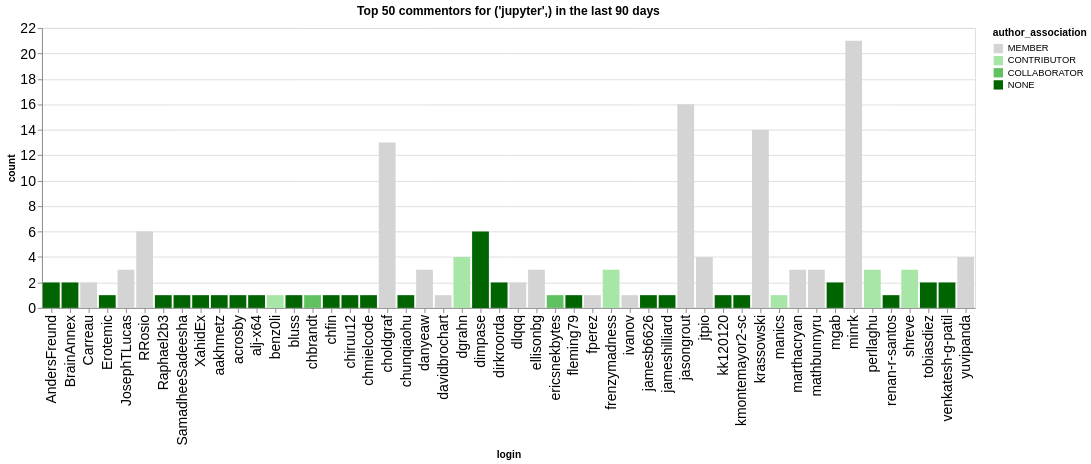

Here is the notebook cell this chart was saved with:
### Code cell
n_plot = 50
charts = []
for ii, (iorg, idata) in enumerate(commentors.groupby(['org'])):
    title = f"Top {n_plot} commentors for {iorg} in the last {n_days} days"
    idata = idata.groupby('login', as_index=False).agg({'count': 'sum', 'author_association': 'first'})
    idata = idata.sort_values('count', ascending=False).head(n_plot)
    ch = alt.Chart(data=idata.head(n_plot), title=title).mark_bar().encode(
        x='login',
        y='count',
        color=alt.Color('author_association', scale=alt.Scale(domain=author_types, range=author_colors))
    )
    charts.append(ch)
alt.hconcat(*charts)

### Figure 1 — Vega-Lite specification as saved in the notebook (floating-point values rounded to 4 significant figures)
{"config": {"axisLeft": {"labelFontSize": 15}, "axisBottom": {"labelFontSize": 15}}, "hconcat": [{"mark": {"type": "bar"}, "encoding": {"color": {"field": "author_association", "scale": {"domain": ["MEMBER", "CONTRIBUTOR", "COLLABORATOR", "NONE"], "range": ["rgb(211.82745098039214, 211.82745098039214, 211.82745098039214)", "rgb(166.98562091503268, 229.89803921568628, 166.98562091503268)", "rgb(96.37647058823529, 192.75294117647059, 96.37647058823529)", "rgb(0.0, 100.3921568627451, 0.0)"]}, "type": "nominal"}, "x": {"field": "login", "type": "nominal"}, "y": {"field": "count", "type": "quantitative"}}, "title": "Top 50 commentors for ('jupyter',) in the last 90 days"}], "data": {"name": "data-9997f0b3fc89428b46cd29b7eebb4a00"}, "$schema": "https://vega.github.io/schema/vega-lite/v5.20.1.json", "datasets": {"data-9997f0b3fc89428b46cd29b7eebb4a00": [{"login": "minrk", "count": 21, "author_association": "MEMBER"}, {"login": "jasongrout", "count": 16, "author_association": "MEMBER"}, {"login": "krassowski", "count": 14, "author_association": "MEMBER"}, {"login": "choldgraf", "count": 13, "author_association": "MEMBER"}, {"login": "dimpase", "count": 6, "author_association": "NONE"}, {"login": "RRosio", "count": 6, "author_association": "MEMBER"}, {"login": "jtpio", "count": 4, "author_association": "MEMBER"}, {"login": "dgrahn", "count": 4, "author_association": "CONTRIBUTOR"}, {"login": "yuvipanda", "count": 4, "author_association": "MEMBER"}, {"login": "ellisonbg", "count": 3, "author_association": "MEMBER"}, {"login": "marthacryan", "count": 3, "author_association": "MEMBER"}, {"login": "frenzymadness", "count": 3, "author_association": "CONTRIBUTOR"}, {"login": "JosephTLucas", "count": 3, "author_association": "MEMBER"}, {"login": "danyeaw", "count": 3, "author_association": "MEMBER"}, {"login": "shreve", "count": 3, "author_association": "CONTRIBUTOR"}, {"login": "perllaghu", "count": 3, "author_association": "CONTRIBUTOR"}, {"login": "mathbunnyru", "count": 3, "author_association": "MEMBER"}, {"login": "dirkroorda", "count": 2, "author_association": "NONE"}, {"login": "dlqqq", "count": 2, "author_association": "MEMBER"}, {"login": "tobiasdiez", "count": 2, "author_association": "NONE"}, {"login": "mgab", "count": 2, "author_association": "NONE"}, {"login": "venkatesh-g-patil", "count": 2, "author_association": "NONE"}, {"login": "AndersFreund", "count": 2, "author_association": "NONE"}, {"login": "Carreau", "count": 2, "author_association": "MEMBER"}, {"login": "BrainAnnex", "count": 2, "author_association": "NONE"}, {"login": "davidbrochart", "count": 1, "author_association": "MEMBER"}, {"login": "chunqiaohu", "count": 1, "author_association": "NONE"}, {"login": "chmielcode", "count": 1, "author_association": "NONE"}, {"login": "benz0li", "count": 1, "author_association": "CONTRIBUTOR"}, {"login": "bluss", "count": 1, "author_association": "NONE"}, {"login": "chbrandt", "count": 1, "author_association": "COLLABORATOR"}, {"login": "chfin", "count": 1, "author_association": "NONE"}, {"login": "chiruu12", "count": 1, "author_association": "NONE"}, {"login": "acrosby", "count": 1, "author_association": "NONE"}, {"login": "alj-x64", "count": 1, "author_association": "NONE"}, {"login": "aakhmetz", "count": 1, "author_association": "NONE"}, {"login": "XahidEx", "count": 1, "author_association": "NONE"}, {"login": "Erotemic", "count": 1, "author_association": "NONE"}, {"login": "Raphael2b3", "count": 1, "author_association": "NONE"}, {"login": "SamadheeSadeesha", "count": 1, "author_association": "NONE"}, {"login": "ericsnekbytes", "count": 1, "author_association": "COLLABORATOR"}, {"login": "manics", "count": 1, "author_association": "CONTRIBUTOR"}, {"login": "kmontemayor2-sc", "count": 1, "author_association": "NONE"}, {"login": "jameshilliard", "count": 1, "author_association": "NONE"}, {"login": "kk120120", "count": 1, "author_association": "NONE"}, {"login": "fleming79", "count": 1, "author_association": "NONE"}, {"login": "fperez", "count": 1, "author_association": "MEMBER"}, {"login": "ivanov", "count": 1, "author_association": "MEMBER"}, {"login": "jamesb6626", "count": 1, "author_association": "NONE"}, {"login": "renan-r-santos", "count": 1, "author_association": "NONE"}]}}
